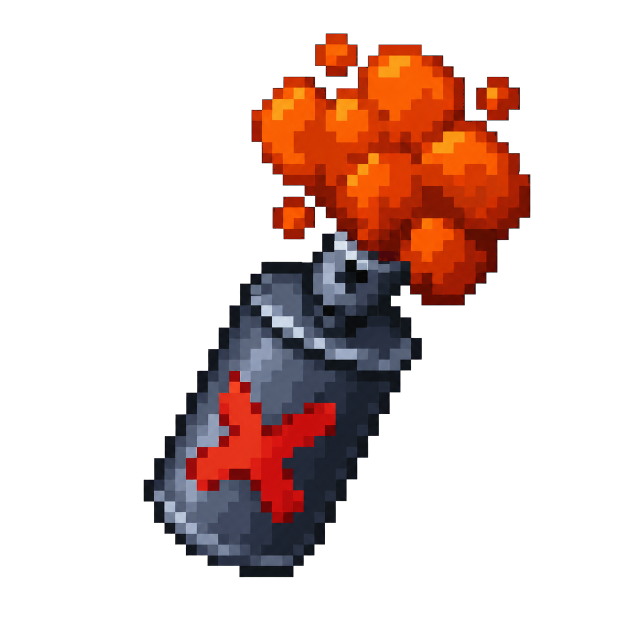
#> input picture output/imagegen/ability_icons_round27/smoke_bomb_orange_composited_source.png, 1254 x 1254 px (shown at 1/2 size)
$ python process_round27.py
#> lines starting #> are read from the running program, lines starting #| are printed output that depends on the picture; after the words box and inside, x2 and y2 are one past the last pixel; in counts of white or black regions, pixels touching at a corner belong together
from __future__ import annotations

from pathlib import Path
from shutil import copy2

from PIL import Image, ImageDraw


ROOT = Path(__file__).resolve().parent
PROJECT_TEXTURES = (
    ROOT.parents[2]
    / "src"
    / "main"
    / "resources"
    / "assets"
    / "teenycraft"
    / "textures"
    / "item"
)
SIZE = 64


def fit_subject(
    source_name: str,
    target_extent: int,
    center: tuple[int, int] = (32, 32),
) -> Image.Image:
    source = Image.open(ROOT / source_name).convert("RGBA")

    # Collapse the soft chroma-removal matte before nearest-neighbor reduction
    # so production icons have binary alpha and crisp Minecraft-style edges.
    alpha = source.getchannel("A").point(lambda value: 255 if value >= 128 else 0)
    source.putalpha(alpha)

    bbox = source.getchannel("A").getbbox()
    if bbox is None:
        raise ValueError(f"No subject found in {source_name}")

    subject = source.crop(bbox)
    scale = target_extent / max(subject.size)
    resized_size = (
        max(1, round(subject.width * scale)),
        max(1, round(subject.height * scale)),
    )
    subject = subject.resize(resized_size, Image.Resampling.NEAREST)

    final = Image.new("RGBA", (SIZE, SIZE), (0, 0, 0, 0))
    left = center[0] - subject.width // 2
    top = center[1] - subject.height // 2
    final.alpha_composite(subject, (left, top))
    return final


def checkerboard(size: tuple[int, int], tile: int) -> Image.Image:
    image = Image.new("RGBA", size, (0, 0, 0, 255))
    draw = ImageDraw.Draw(image)
    colors = ((66, 66, 72, 255), (106, 106, 114, 255))
    for y in range(0, size[1], tile):
        for x in range(0, size[0], tile):
            color = colors[((x // tile) + (y // tile)) % 2]
            draw.rectangle((x, y, x + tile - 1, y + tile - 1), fill=color)
    return image


def checkerboard_preview(image: Image.Image, output_name: str) -> None:
    canvas = checkerboard((512, 512), 16)
    canvas.alpha_composite(image.resize((512, 512), Image.Resampling.NEAREST))
    canvas.convert("RGB").save(ROOT / output_name, optimize=True)


def qa32_preview(image: Image.Image, output_name: str) -> None:
    reduced = image.resize((32, 32), Image.Resampling.NEAREST)
    canvas = checkerboard((256, 256), 16)
    canvas.alpha_composite(reduced.resize((256, 256), Image.Resampling.NEAREST))
    canvas.convert("RGB").save(ROOT / output_name, optimize=True)


def qa_sheet(images: list[tuple[str, Image.Image]]) -> None:
    cell = 256
    gap = 16
    label_height = 22
    canvas = Image.new(
        "RGBA",
        (
            gap + len(images) * (cell + gap),
            gap + 2 * (cell + label_height + gap),
        ),
        (38, 38, 42, 255),
    )
    draw = ImageDraw.Draw(canvas)

    for column, (label, image) in enumerate(images):
        left = gap + column * (cell + gap)
        for row, qa_size in enumerate((64, 32)):
            top = gap + row * (cell + label_height + gap)
            draw.text(
                (left, top),
                f"{label} - {qa_size}x{qa_size}",
                fill=(235, 235, 238, 255),
            )
            backing = checkerboard((cell, cell), 16)
            reduced = image.resize((qa_size, qa_size), Image.Resampling.NEAREST)
            backing.alpha_composite(
                reduced.resize((cell, cell), Image.Resampling.NEAREST)
            )
            canvas.alpha_composite(backing, (left, top + label_height))

    canvas.convert("RGB").save(ROOT / "ability_icons_qa.png", optimize=True)


outputs = {
    # Use nearly the full canvas so both the can emblem and smoke puffs survive
    # the 32x32 UI check while retaining transparent outer corners.
    "ability_smoke_bomb.png": fit_subject(
        "smoke_bomb_orange_composited_source.png",
        target_extent=58,
        center=(32, 32),
    ),
    # Keep the broad rainbow and all five small stars large enough to read.
    "ability_the_heal.png": fit_subject(
        "the_heal_transparent_source.png",
        target_extent=58,
        center=(32, 32),
    ),
    # A slightly smaller extent gives the wide ears comfortable side padding.
    "ability_cuteness.png": fit_subject(
        "cuteness_transparent_source.png",
        target_extent=56,
        center=(32, 32),
    ),
}
#> in fit_subject, source is the input picture: PIL image 1254x1254 RGBA; mean R, G, B, A 35.4, 15.6, 11.1, 67.7
#> in fit_subject, `alpha = source.getchannel("A").point(lambda value: 255 if value >= 128..`:
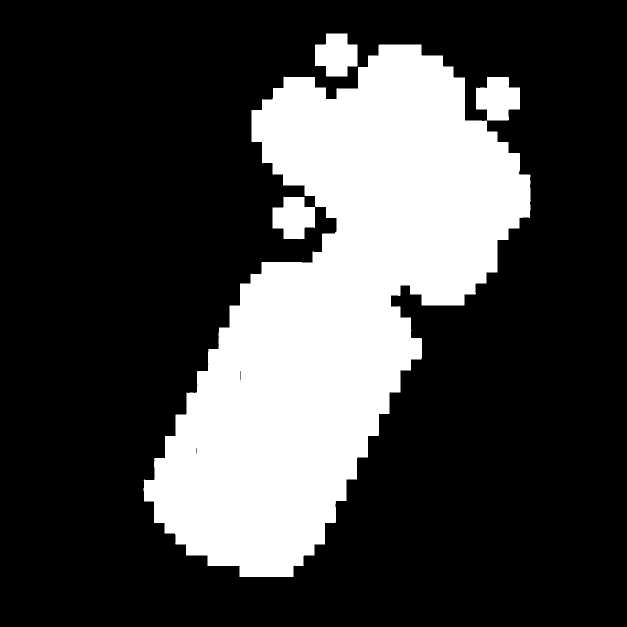
#> alpha: PIL image 1254x1254 L (shown at 1/2 size); 26.6% white; 4 white regions, box (x1, y1, x2, y2) and area: (287, 89, 1061, 1154) 401413, (952, 154, 1040, 241) 5739, (630, 67, 715, 153) 5525, (545, 393, 630, 479) 5320
#> in fit_subject, `bbox = source.getchannel("A").getbbox()`: bbox = (287, 67, 1061, 1154)
#> in fit_subject, `final = Image.new("RGBA", (SIZE, SIZE), (0, 0, 0, 0))`: final: PIL image 64x64 RGBA; every value is 0
#> call 2 of fit_subject, with source_name = 'the_heal_transparent_source.png', target_extent = 58, center = (32, 32)
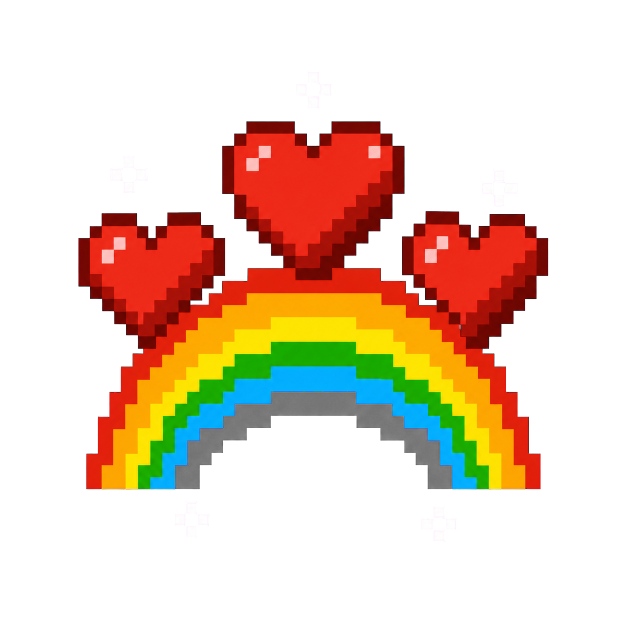
#> input picture output/imagegen/ability_icons_round27/the_heal_transparent_source.png, 1254 x 1254 px (shown at 1/2 size)
#> in fit_subject, source is the input picture: PIL image 1254x1254 RGBA; mean R, G, B, A 49.4, 27.2, 10.5, 71.9
#> in fit_subject (call 2), `alpha = source.getchannel("A").point(lambda value: 255 if value >= 128..`: alpha: PIL image 1254x1254 L; 29% white; 21 white regions, largest, box (x1, y1, x2, y2) and area: (157, 243, 1096, 979) 445118, (1010, 365, 1035, 388) 575, (615, 192, 639, 216) 574
#> in fit_subject (call 2), `bbox = source.getchannel("A").getbbox()`: bbox = (157, 143, 1096, 1083)
#> in fit_subject (call 2), `left = center[0] - subject.width // 2`: left = 3
#> call 3 of fit_subject, with source_name = 'cuteness_transparent_source.png', target_extent = 56, center = (32, 32)
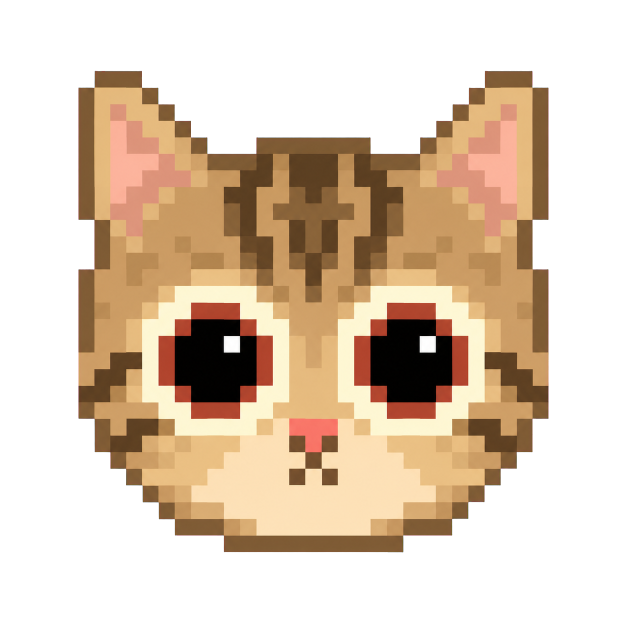
#> input picture output/imagegen/ability_icons_round27/cuteness_transparent_source.png, 1254 x 1254 px (shown at 1/2 size)
#> in fit_subject, source is the input picture: PIL image 1254x1254 RGBA; mean R, G, B, A 87.5, 68.5, 48.9, 120.8
#> in fit_subject (call 3), `alpha = source.getchannel("A").point(lambda value: 255 if value >= 128..`: alpha: PIL image 1254x1254 L; 47.4% white; 1 white region, box (x1, y1, x2, y2) and area: (157, 142, 1097, 1105) 744643
#> in fit_subject (call 3), `bbox = source.getchannel("A").getbbox()`: bbox = (157, 142, 1097, 1105)
#> in fit_subject (call 3), `left = center[0] - subject.width // 2`: left = 5
#> in fit_subject (call 3), `top = center[1] - subject.height // 2`: top = 4
#> in fit_subject (call 3), `final.alpha_composite(subject, (left, top))`:
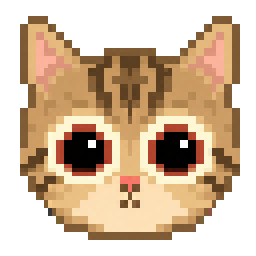
#> final: PIL image 64x64 RGBA (shown 4 times larger); mean R, G, B, A 112.8, 88.7, 63.1, 156.4; transparent parts drawn white

for filename, image in outputs.items():
    image.save(ROOT / filename, optimize=True)
#> this loop made 3 passes
#> filename on passes 1 to 3: 'ability_smoke_bomb.png', 'ability_the_heal.png', 'ability_cuteness.png'

for stem, filename in (
    ("smoke_bomb", "ability_smoke_bomb.png"),
    ("the_heal", "ability_the_heal.png"),
    ("cuteness", "ability_cuteness.png"),
):
    image = outputs[filename]
    checkerboard_preview(image, f"{stem}_preview.png")
    qa32_preview(image, f"{stem}_qa32.png")

qa_sheet(
    [
        ("Smoke Bomb", outputs["ability_smoke_bomb.png"]),
        ("The Heal", outputs["ability_the_heal.png"]),
        ("Cuteness", outputs["ability_cuteness.png"]),
    ]
)
#> the loop in qa_sheet, `for column, (label, image) in enumerate(images):` made 3 passes
#> left on passes 2 to 3: 288, 560
#> after the loop in qa_sheet, `for column, (label, image) in enumerate(images):`:
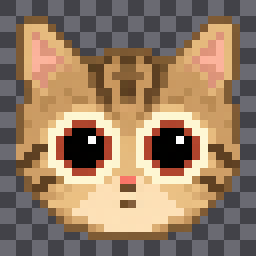
#> backing: PIL image 256x256 RGBA; mean R, G, B, A 147.6, 123, 99.4, 255
#> after the loop in qa_sheet, `for column, (label, image) in enumerate(images):`:
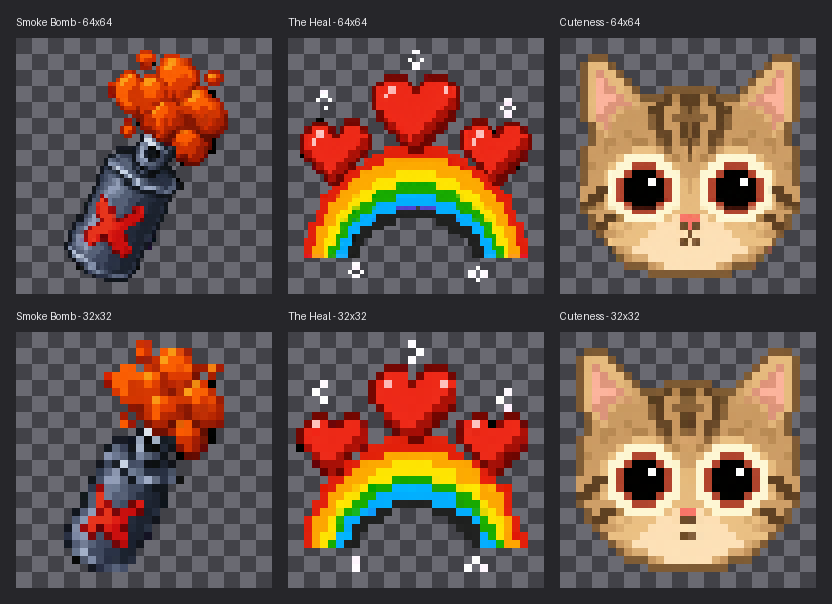
#> canvas: PIL image 832x604 RGBA; mean R, G, B, A 104.9, 84.4, 74, 255

for filename, image in outputs.items():
    target = PROJECT_TEXTURES / filename
    copy2(ROOT / filename, target)

    alpha = image.getchannel("A")
    bbox = alpha.getbbox()
#> (the run stopped early here; a loop or call above may not have finished)
